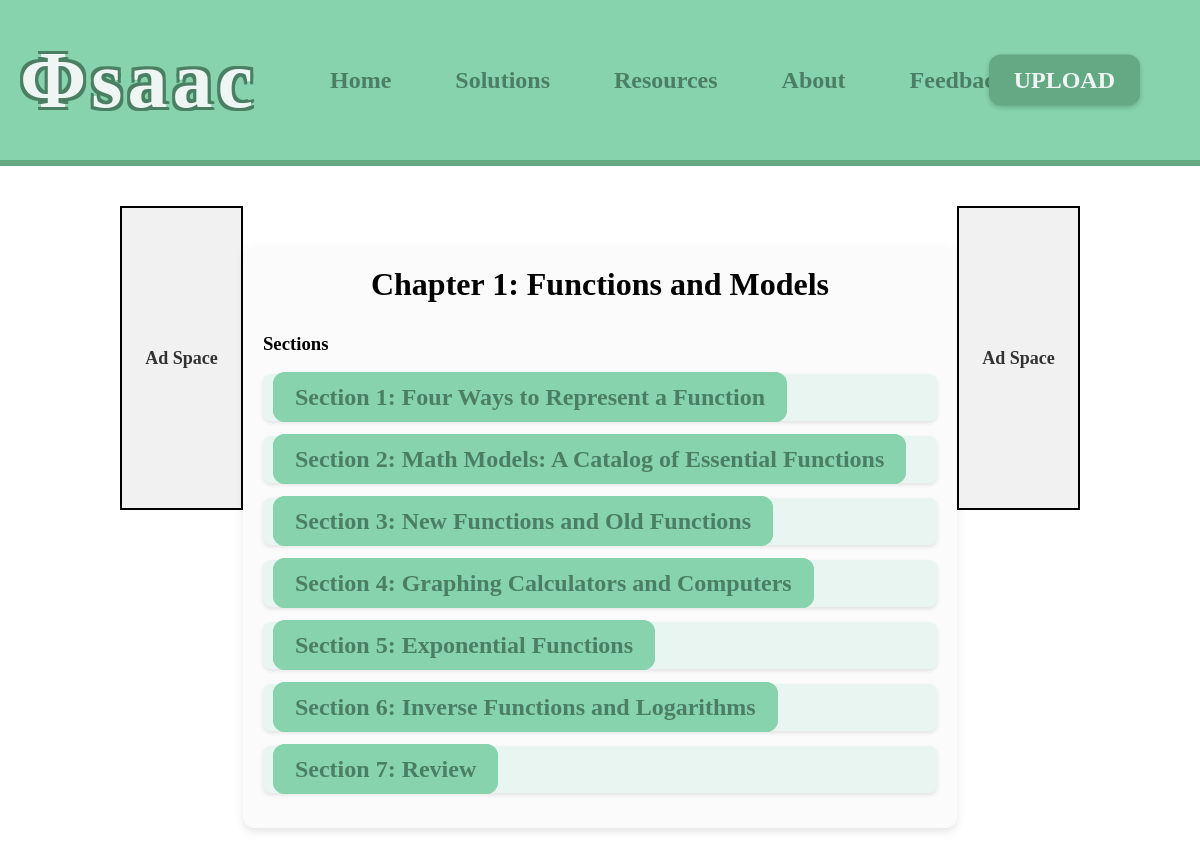
Screenshot of /chapter/1/ with the database file from the repository.
### solutions/models.py (models this page shows, shortened)
class Chapter(models.Model):
    number = models.IntegerField(unique=True)  # Example: 5
    title = models.CharField(max_length=255)  # Example: "Integrals"

class Section(models.Model):
    chapter = models.ForeignKey(Chapter, on_delete=models.CASCADE, related_name="sections")
    number = models.CharField(max_length=10)  # Example: "1.1"
    title = models.CharField(max_length=255)  # Example: "Introduction to Limits"

### solutions/views.py (the view)
# urls.py: path("chapter/<int:id>/", views.chapter_detail, name="chapter_detail"),
def chapter_detail(request, id):
    chapter = get_object_or_404(Chapter, pk=id)  # Get the chapter with the given id
    return render(request, 'solutions/chapter_detail.html', {'chapter': chapter})

### solutions/templates/solutions/chapter_detail.html (shortened to what this page needs)
<!DOCTYPE html>
<html lang="en">
<head>
</head>
<body>
    <div class="top-section">
        <div style="display: flex; flex-direction: column; align-items: flex-start;">
            <a href="/" class="logo">Φsaac</a>
        </div>
        <div class="button-container">
            <a href="/" class="nav-button">Home</a>
            <a href="{% url 'chapter_list' %}" class="nav-button">Solutions</a>
            <a href="/resources" class="nav-button">Resources</a>
            <a href="/about" class="nav-button">About</a>
            <a href="/feedback" class="nav-button">Feedback</a>
        </div>
        <a href="/upload" class="upload-button">UPLOAD</a>
    </div>
    <div class = "divider-line"></div>
    <div class="content-wrapper">
        <div class="ad-space">Ad Space</div>
        <div class="content-section">
            <div class="content-title">Chapter {{ chapter.number }}: {{ chapter.title }}</div>
            <div class="section-list">
                <h3>Sections</h3>
                {% for section in chapter.sections.all %}
                    <div class="section-item">
                        <a href="{% url 'section_detail' section.id %}" class="nav-button">Section {{ section.number }}: {{ section.title }}</a>
                    </div>
                {% empty %}
                    <p>No sections available for this chapter.</p>
                {% endfor %}
            </div>
        </div>
        <div class="ad-space">Ad Space</div>
    </div>
</body>
</html>

### solutions/templates/solutions/chapter_detail.html (style rules this page uses)
html, body { height: 100%; width: 100%; margin: 0; padding: 0; overflow-x: hidden; }
.top-section { width: 100%; height: 20vh; background-color: #86d3ad; position: relative; display: flex; align-items: center; padding: 0 20px; }
.logo { font-size: 80px; font-weight: 900; color: #eff5f2; text-shadow: -3px -3px 0 #4b7f63, 3px -3px 0 #4b7f63, -3px 3px 0 #4b7f63, 3px 3px 0 #4b7f63; text-decoration: none; letter-spacing: 5px; font-smooth: always; -webkit-font-smoothing: antialiased; -moz-osx-font-smoothing: grayscale; text-rendering: optimizeLegibility; margin-right: 50px; }
.logo:visited, .logo:active, .logo:hover, .logo:link { text-decoration: none; }
.button-container { display: flex; gap: 20px; }
.nav-button { background-color: #86d3ad; color: #4b7f63; font-size: 24px; font-weight: bold; padding: 10px 20px; border: 2px solid #86d3ad; border-radius: 12px; cursor: pointer; text-decoration: none; transition: background 0.3s ease, transform 0.2s ease; }
.upload-button { position: absolute; right: 100px; top: 50%; transform: translateY(-50%); background-color: #63a984; color: #eff5f2; font-size: 24px; font-weight: bold; padding: 12px 25px; border: none; border-radius: 12px; cursor: pointer; text-decoration: none; transition: background 0.3s, transform 0.2s; box-shadow: 0 2px 5px rgba(0, 0, 0, 0.2); }
.content-wrapper { display: flex; justify-content: center; align-items: flex-start; margin: 40px auto; width: 80%; }
.content-section { width: 85%; margin: 40px auto; padding: 20px; background-color: #f9f9f992; border-radius: 12px; box-shadow: 0px 4px 8px rgba(0, 0, 0, 0.1); }
.content-title { font-size: 32px; font-weight: bold; margin-bottom: 20px; text-align: center; }
.section-list { margin-top: 30px; }
.section-item { padding: 10px; background-color: #e9f5f1; margin-bottom: 15px; border-radius: 8px; box-shadow: 0px 2px 4px rgba(0, 0, 0, 0.1); }
.ad-space { width: 15%; height: 300px; border: 2px solid black; display: flex; align-items: center; justify-content: center; font-size: 18px; font-weight: bold; color: #333; background-color: #f1f1f1; margin: 0; }
.divider-line { width: 100%; height: 6px; background-color: #63a984; margin: 0; border: none; }

### rows the page displays
Chapter: number "1", title "Functions and Models"
Section: number "1", title "Four Ways to Represent a Function"
Section: number "2", title "Math Models: A Catalog of Essential Functions"
Section: number "3", title "New Functions and Old Functions"
Section: number "4", title "Graphing Calculators and Computers"
Section: number "5", title "Exponential Functions"
Section: number "6", title "Inverse Functions and Logarithms"
Section: number "7", title "Review"
